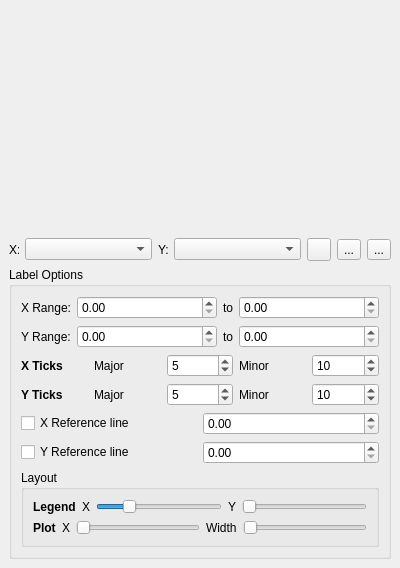
<?xml version="1.0" encoding="UTF-8"?>
<ui version="4.0">
 <class>PlotViewDock</class>
 <widget class="QDockWidget" name="PlotViewDock">
  <property name="geometry">
   <rect>
    <x>0</x>
    <y>0</y>
    <width>400</width>
    <height>568</height>
   </rect>
  </property>
  <property name="minimumSize">
   <size>
    <width>300</width>
    <height>411</height>
   </size>
  </property>
  <property name="floating">
   <bool>false</bool>
  </property>
  <property name="windowTitle">
   <string>Plot View</string>
  </property>
  <widget class="QWidget" name="dockWidgetContents">
   <layout class="QVBoxLayout" name="verticalLayout">
    <item>
     <widget class="QVTKWidget" name="vtkView">
      <property name="sizePolicy">
       <sizepolicy hsizetype="Preferred" vsizetype="Preferred">
        <horstretch>0</horstretch>
        <verstretch>1</verstretch>
       </sizepolicy>
      </property>
     </widget>
    </item>
    <item>
     <layout class="QHBoxLayout" name="horizontalLayout_2">
      <property name="sizeConstraint">
       <enum>QLayout::SetDefaultConstraint</enum>
      </property>
      <item>
       <widget class="QLabel" name="label">
        <property name="minimumSize">
         <size>
          <width>10</width>
          <height>0</height>
         </size>
        </property>
        <property name="maximumSize">
         <size>
          <width>10</width>
          <height>16777215</height>
         </size>
        </property>
        <property name="text">
         <string>X:</string>
        </property>
       </widget>
      </item>
      <item>
       <widget class="QComboBox" name="xAxisBox"/>
      </item>
      <item>
       <widget class="QLabel" name="label_2">
        <property name="minimumSize">
         <size>
          <width>10</width>
          <height>0</height>
         </size>
        </property>
        <property name="maximumSize">
         <size>
          <width>10</width>
          <height>16777215</height>
         </size>
        </property>
        <property name="text">
         <string>Y:</string>
        </property>
       </widget>
      </item>
      <item>
       <widget class="QComboBox" name="yAxisBox"/>
      </item>
      <item>
       <widget class="QToolButton" name="zoomButton">
        <property name="toolTip">
         <string>Toggle zoom mode</string>
        </property>
        <property name="text">
         <string/>
        </property>
        <property name="icon">
         <iconset resource="../resources/resources.qrc">
          <normaloff>:/icons/zoom_in.png</normaloff>:/icons/zoom_in.png</iconset>
        </property>
        <property name="checkable">
         <bool>true</bool>
        </property>
       </widget>
      </item>
      <item>
       <widget class="QToolButton" name="viewAllButton">
        <property name="toolTip">
         <string>View all</string>
        </property>
        <property name="text">
         <string>...</string>
        </property>
        <property name="icon">
         <iconset resource="../resources/resources.qrc">
          <normaloff>:/icons/fullview.png</normaloff>:/icons/fullview.png</iconset>
        </property>
       </widget>
      </item>
      <item>
       <widget class="QToolButton" name="exportImageButton">
        <property name="toolTip">
         <string>export image</string>
        </property>
        <property name="text">
         <string>...</string>
        </property>
        <property name="icon">
         <iconset resource="../resources/resources.qrc">
          <normaloff>:/icons/picture_save.png</normaloff>:/icons/picture_save.png</iconset>
        </property>
       </widget>
      </item>
     </layout>
    </item>
    <item>
     <widget class="pqCollapsedGroup" name="collapsedGroup">
      <property name="title">
       <string>Label Options</string>
      </property>
      <layout class="QVBoxLayout" name="verticalLayout_2">
       <item>
        <layout class="QHBoxLayout" name="horizontalLayout">
         <item>
          <widget class="QLabel" name="xRangeLabel">
           <property name="text">
            <string>X Range:</string>
           </property>
          </widget>
         </item>
         <item>
          <widget class="QDoubleSpinBox" name="xRangeMinBox">
           <property name="sizePolicy">
            <sizepolicy hsizetype="Expanding" vsizetype="Fixed">
             <horstretch>0</horstretch>
             <verstretch>0</verstretch>
            </sizepolicy>
           </property>
          </widget>
         </item>
         <item>
          <widget class="QLabel" name="label_4">
           <property name="sizePolicy">
            <sizepolicy hsizetype="Minimum" vsizetype="Preferred">
             <horstretch>0</horstretch>
             <verstretch>0</verstretch>
            </sizepolicy>
           </property>
           <property name="text">
            <string>to</string>
           </property>
          </widget>
         </item>
         <item>
          <widget class="QDoubleSpinBox" name="xRangeMaxBox">
           <property name="sizePolicy">
            <sizepolicy hsizetype="Expanding" vsizetype="Fixed">
             <horstretch>0</horstretch>
             <verstretch>0</verstretch>
            </sizepolicy>
           </property>
          </widget>
         </item>
        </layout>
       </item>
       <item>
        <layout class="QHBoxLayout" name="horizontalLayout_3">
         <item>
          <widget class="QLabel" name="yRangeLabel">
           <property name="text">
            <string>Y Range:</string>
           </property>
          </widget>
         </item>
         <item>
          <widget class="QDoubleSpinBox" name="yRangeMinBox">
           <property name="sizePolicy">
            <sizepolicy hsizetype="Expanding" vsizetype="Fixed">
             <horstretch>0</horstretch>
             <verstretch>0</verstretch>
            </sizepolicy>
           </property>
          </widget>
         </item>
         <item>
          <widget class="QLabel" name="label_6">
           <property name="sizePolicy">
            <sizepolicy hsizetype="Minimum" vsizetype="Preferred">
             <horstretch>0</horstretch>
             <verstretch>0</verstretch>
            </sizepolicy>
           </property>
           <property name="text">
            <string>to</string>
           </property>
          </widget>
         </item>
         <item>
          <widget class="QDoubleSpinBox" name="yRangeMaxBox">
           <property name="sizePolicy">
            <sizepolicy hsizetype="Expanding" vsizetype="Fixed">
             <horstretch>0</horstretch>
             <verstretch>0</verstretch>
            </sizepolicy>
           </property>
          </widget>
         </item>
        </layout>
       </item>
       <item>
        <layout class="QHBoxLayout" name="horizontalLayout_4">
         <item>
          <widget class="QLabel" name="xTicksLabel">
           <property name="font">
            <font>
             <weight>75</weight>
             <bold>true</bold>
            </font>
           </property>
           <property name="text">
            <string>X Ticks</string>
           </property>
          </widget>
         </item>
         <item>
          <widget class="QLabel" name="label_8">
           <property name="layoutDirection">
            <enum>Qt::RightToLeft</enum>
           </property>
           <property name="text">
            <string>Major</string>
           </property>
          </widget>
         </item>
         <item>
          <widget class="QSpinBox" name="xMajorTicksBox">
           <property name="value">
            <number>5</number>
           </property>
          </widget>
         </item>
         <item>
          <widget class="QLabel" name="label_9">
           <property name="layoutDirection">
            <enum>Qt::RightToLeft</enum>
           </property>
           <property name="text">
            <string>Minor</string>
           </property>
          </widget>
         </item>
         <item>
          <widget class="QSpinBox" name="xMinorTicksBox">
           <property name="value">
            <number>10</number>
           </property>
          </widget>
         </item>
        </layout>
       </item>
       <item>
        <layout class="QHBoxLayout" name="horizontalLayout_5">
         <item>
          <widget class="QLabel" name="yTicksLabel">
           <property name="font">
            <font>
             <weight>75</weight>
             <bold>true</bold>
            </font>
           </property>
           <property name="text">
            <string>Y Ticks</string>
           </property>
          </widget>
         </item>
         <item>
          <widget class="QLabel" name="label_11">
           <property name="layoutDirection">
            <enum>Qt::RightToLeft</enum>
           </property>
           <property name="text">
            <string>Major</string>
           </property>
          </widget>
         </item>
         <item>
          <widget class="QSpinBox" name="yMajorTicksBox">
           <property name="value">
            <number>5</number>
           </property>
          </widget>
         </item>
         <item>
          <widget class="QLabel" name="label_12">
           <property name="layoutDirection">
            <enum>Qt::RightToLeft</enum>
           </property>
           <property name="text">
            <string>Minor</string>
           </property>
          </widget>
         </item>
         <item>
          <widget class="QSpinBox" name="yMinorTicksBox">
           <property name="value">
            <number>10</number>
           </property>
          </widget>
         </item>
        </layout>
       </item>
       <item>
        <layout class="QHBoxLayout" name="horizontalLayout_6">
         <item>
          <widget class="QCheckBox" name="xReferenceEnabledBox">
           <property name="text">
            <string>X Reference line</string>
           </property>
          </widget>
         </item>
         <item>
          <widget class="QDoubleSpinBox" name="xReferenceBox"/>
         </item>
        </layout>
       </item>
       <item>
        <layout class="QHBoxLayout" name="horizontalLayout_7">
         <item>
          <widget class="QCheckBox" name="yReferenceEnabledBox">
           <property name="text">
            <string>Y Reference line</string>
           </property>
          </widget>
         </item>
         <item>
          <widget class="QDoubleSpinBox" name="yReferenceBox"/>
         </item>
        </layout>
       </item>
       <item>
        <widget class="QGroupBox" name="layoutBox">
         <property name="title">
          <string>Layout</string>
         </property>
         <layout class="QVBoxLayout" name="verticalLayout_3">
          <item>
           <layout class="QHBoxLayout" name="legendBox">
            <item>
             <widget class="QLabel" name="label_3">
              <property name="font">
               <font>
                <weight>75</weight>
                <bold>true</bold>
               </font>
              </property>
              <property name="text">
               <string>Legend</string>
              </property>
             </widget>
            </item>
            <item>
             <widget class="QLabel" name="label_5">
              <property name="text">
               <string>X</string>
              </property>
             </widget>
            </item>
            <item>
             <widget class="QSlider" name="xLegendPositionSlider">
              <property name="minimum">
               <number>-30</number>
              </property>
              <property name="orientation">
               <enum>Qt::Horizontal</enum>
              </property>
             </widget>
            </item>
            <item>
             <widget class="QLabel" name="label_7">
              <property name="text">
               <string>Y</string>
              </property>
             </widget>
            </item>
            <item>
             <widget class="QSlider" name="yLegendPositionSlider">
              <property name="orientation">
               <enum>Qt::Horizontal</enum>
              </property>
             </widget>
            </item>
           </layout>
          </item>
          <item>
           <layout class="QHBoxLayout" name="horizontalLayout_9">
            <item>
             <widget class="QLabel" name="label_10">
              <property name="font">
               <font>
                <weight>75</weight>
                <bold>true</bold>
               </font>
              </property>
              <property name="text">
               <string>Plot</string>
              </property>
             </widget>
            </item>
            <item>
             <widget class="QLabel" name="label_13">
              <property name="text">
               <string>X</string>
              </property>
             </widget>
            </item>
            <item>
             <widget class="QSlider" name="plotXSlider">
              <property name="orientation">
               <enum>Qt::Horizontal</enum>
              </property>
             </widget>
            </item>
            <item>
             <widget class="QLabel" name="label_14">
              <property name="text">
               <string>Width</string>
              </property>
             </widget>
            </item>
            <item>
             <widget class="QSlider" name="plotWidthSlider">
              <property name="orientation">
               <enum>Qt::Horizontal</enum>
              </property>
             </widget>
            </item>
           </layout>
          </item>
         </layout>
        </widget>
       </item>
      </layout>
     </widget>
    </item>
   </layout>
  </widget>
 </widget>
 <customwidgets>
  <customwidget>
   <class>pqCollapsedGroup</class>
   <extends>QGroupBox</extends>
   <header>pqCollapsedGroup.h</header>
   <container>1</container>
  </customwidget>
  <customwidget>
   <class>QVTKWidget</class>
   <extends>QWidget</extends>
   <header>QVTKWidget.h</header>
  </customwidget>
 </customwidgets>
 <resources>
  <include location="../resources/resources.qrc"/>
 </resources>
 <connections/>
</ui>
